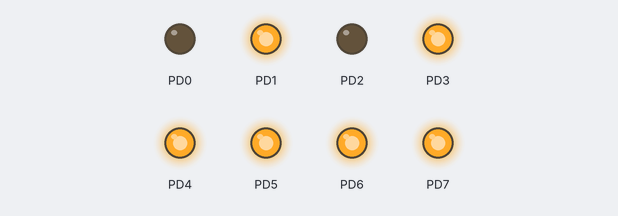
Recording of a program running on a simulated ATmega8, built with avr-gcc and emulated at 1 MHz. On the bench: output pins drawn as LEDs (lit = HIGH). At 0.9 s the program stops and its outputs stay as they are.

Above: at 0.1 s.
Timing chart, 0 to 1.6 s (numbered marks = the images above):
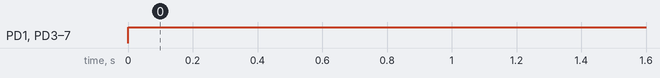

The program:

main.c
```c
/*
 * Lab6.c
 *
 * Created: 27.09.2023 19:27:15
 * Author : X3
 */
#define F_CPU 1000000UL
#include <avr/io.h>
#include <util/delay.h>
#define zadejk 100

int main(void)
{
    DDRD = 0b11111111;
	PORTD = 0b11111111;

    while (1)
    {


		PORTD &= ~((1<<0) | (1<<2));
		_delay_ms(300);


		/*
		char z;
		for (z=0; z<=7; z++)
		{
			PORTD = PORTD >> 1;
			_delay_ms(300);
		}


		PORTD = 0b00111100;
		_delay_ms(zadejk);
		PORTD = PORTD >> 2;
		_delay_ms(zadejk);
		PORTD = 0b11000011;
		_delay_ms(zadejk);
		PORTD = 0b11110000;
		_delay_ms(zadejk);
		*/

    }
}
```

Measured:
- by itself, PD1, PD3–7: LOW → HIGH at 0.00 s
